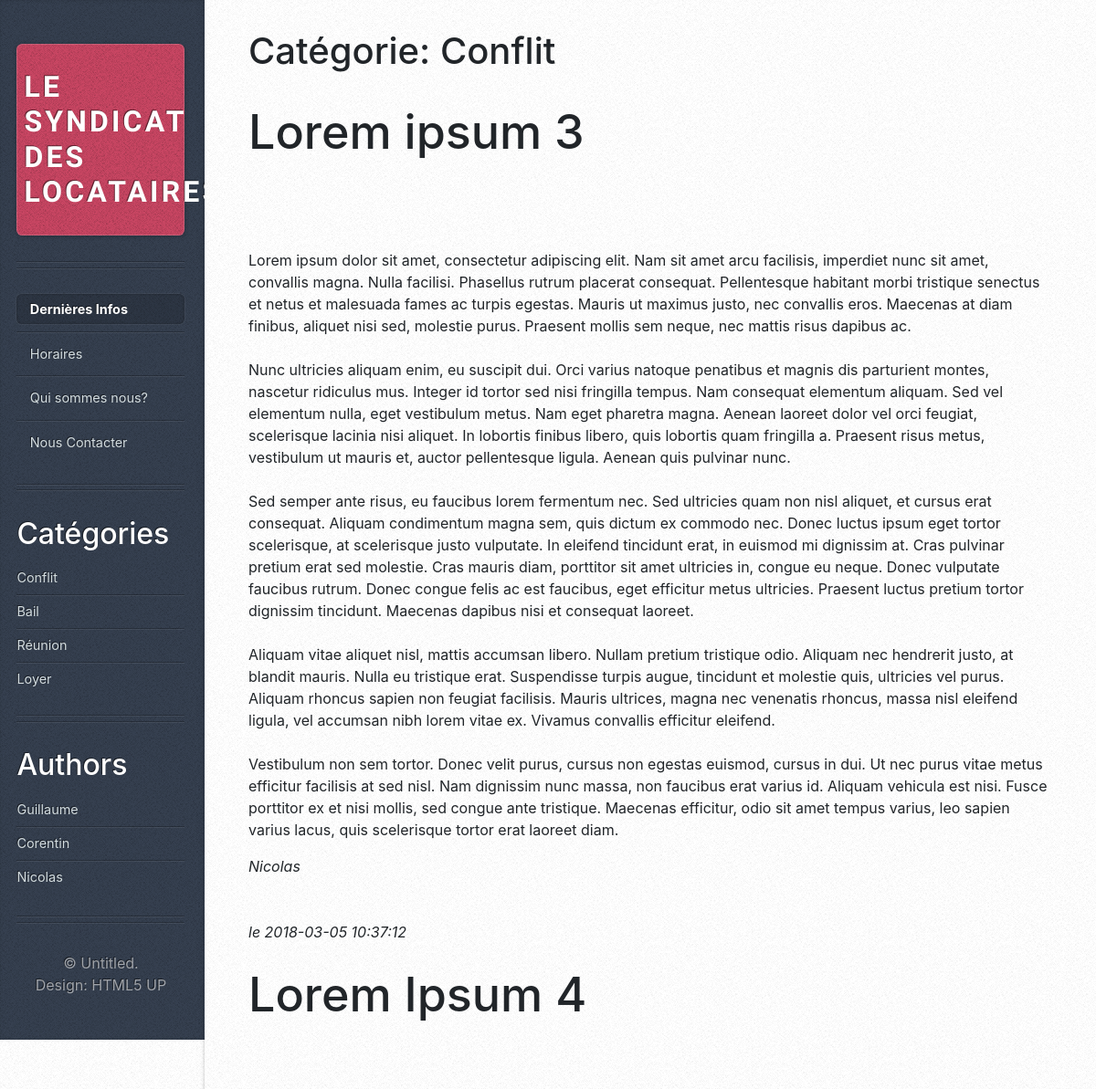
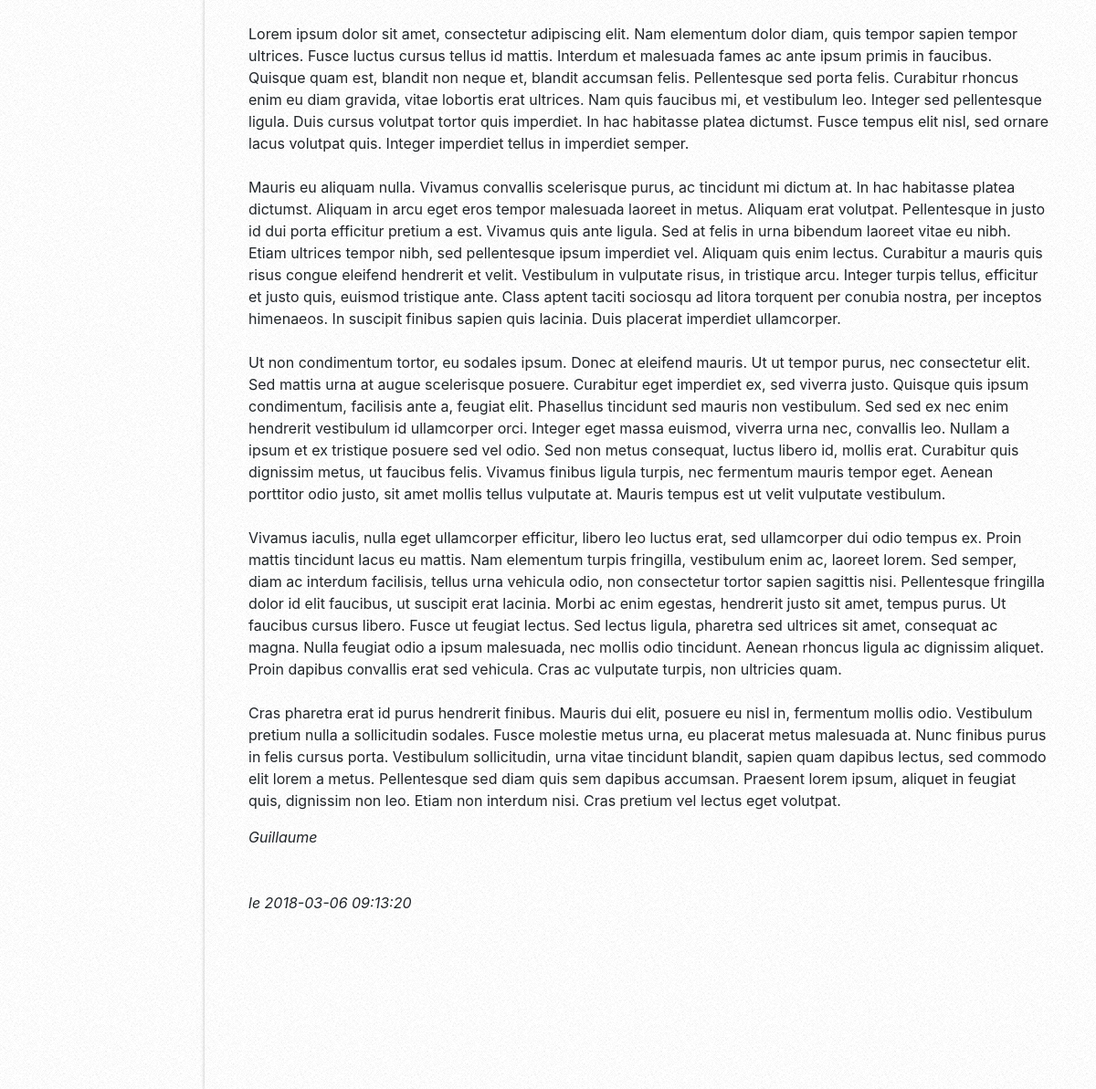
Page /index.php?action=filter&category=1 on the committed database (2 pictures, top to bottom).
### tables this page shows
CREATE TABLE `categories` (
  `id_category` int(11) NOT NULL,
  `name_category` varchar(50) NOT NULL
);

CREATE TABLE `blog` (
  `id_article` int(11) NOT NULL,
  `title` varchar(256) NOT NULL,
  `content` longtext NOT NULL,
  `date_published` timestamp NOT NULL DEFAULT CURRENT_TIMESTAMP ON UPDATE CURRENT_TIMESTAMP,
  `author` varchar(50) NOT NULL
);

### controller/frontend.php (called while the page is built, shortened)
<?php
require_once('model/ArticleManager.php');
require_once('model/ArticleFilterManager.php');
function filterByCategory($category){
    $articleManager = new \Becode\Blog\Model\ArticleManager();
    $articles = $articleManager->getArticlesByCategory($category);
    $articleFilterManager = new \Becode\Blog\Model\ArticleFilterManager();
    $categories = $articleFilterManager->getCategories();
    $articleFilterManager = new \Becode\Blog\Model\ArticleFilterManager();
    $category = $articleFilterManager->getCategory($category);
    $articleFilterManager = new \Becode\Blog\Model\ArticleFilterManager();
    $authors = $articleFilterManager->getAuthors();
    require('view/frontend/filteredByCatArticlesView.php');
}

### model/ArticleFilterManager.php (called while the page is built, shortened)
<?php
class ArticleFilterManager extends Manager{
    public function getCategories(){
        $db = $this->dbConnect();
        $req = $db->query('SELECT id_category, name_category FROM categories');
        return $req;
    }
    public function getCategory($categoryId){
        $db = $this->dbConnect();
        $req = $db->prepare('SELECT name_category FROM categories WHERE id_category = ?');
        $req->execute(array($categoryId));
        $category = $req->fetch();
        return $category;
    }
    public function getAuthors(){
        $db = $this->dbConnect();
        $authors = $db->query('SELECT DISTINCT author FROM blog');
        return $authors;
    }
}

### model/ArticleManager.php (called while the page is built, shortened)
<?php
class ArticleManager extends Manager{
    public function getArticlesByCategory($category){
        $db = $this->dbConnect();
        $filteredArticles = $db->prepare('SELECT blog.* FROM blog INNER JOIN blog_categories ON blog.id_article = blog_categories.id_article WHERE blog_categories.id_category = ?');
        $filteredArticles->execute(array($category));
        return $filteredArticles;
    }
}

### view/frontend/filteredByCatArticlesView.php (the view, shortened to what this page needs)
<div id="content">
    <div class="inner">
        <h1>Catégorie: <?= ucfirst($category['name_category']) ?></h1>
<?php
while ($data = $articles->fetch()){
    ?>
    <article class="box post post-excerpt">
        <header>
            <h2><?= htmlspecialchars($data['title']) ?></h2>
        </header>
        <p>
            <?= nl2br(htmlspecialchars($data['content'])) ?><br />
        </p>
        <p><em><?= htmlspecialchars($data['author']) ?></em></p>
    </article>
    <em>le <?= $data['date_published'] ?></em>
    <?php
}
?>
    </div>
</div>
<?php $content = ob_get_clean(); ?>
<?php require('template.php'); ?>

### index.php
<?php
require('controller/frontend.php');
try{
    if (isset($_GET['action'])) {
        if ($_GET['action'] == 'listArticles') {
            listPosts();
        }
        elseif ($_GET['action'] == 'filter') {
            if (isset($_GET['category'])) {
                filterByCategory($_GET['category']);
            }
            elseif(isset($_GET['author'])){
                filterByAuthor($_GET['author']);
            }
            else {
                throw new Exception('Aucun filtre spécifié!');
            }
        }
    }
    else {
        listArticles();
    }
}
catch(Exception $e){
    echo 'Error: ' . $e->getMessage();
}

### view/frontend/template.php (shortened to what this page needs)
<!DOCTYPE html>
<html lang="fr">
<head>
    <link rel="stylesheet" href="public/css/main.css" />
    <link rel="stylesheet" href="https://maxcdn.bootstrapcdn.com/bootstrap/4.0.0-alpha.6/css/bootstrap.min.css">
    <link rel="stylesheet" href="public/css/style.css">
</head>
    <body>
        <?= $content ?>
        <?php include 'sidebar.php'; ?>
    </body>
</html>

### view/frontend/sidebar.php (shortened to what this page needs)
<div id="sidebar">
    <h1 id="logo"><a href="#">LE SYNDICAT DES LOCATAIRES</a></h1>
    <nav id="nav">
        <ul>
            <li class="current"><a href="#">Dernières Infos</a></li>
            <li><a id="horaire">Horaires</a></li>
            <li><a id="quiSommesNous">Qui sommes nous?</a></li>
            <li><a id="nousContacter">Nous Contacter</a></li>
        </ul>
    </nav>
    <section class="box recent-comments">
        <header>
            <h2>Catégories</h2>
        </header>
        <ul>
        <?php
            while ($data = $categories->fetch()){
                ?>
                    <li><a href="index.php?action=filter&category=<?= $data['id_category'] ?>"><?= ucfirst(htmlspecialchars($data['name_category'])) ?></a></li>
                <?php
            }
        ?>
        </ul>
    </section>
    <section class="box recent-comments">
        <header>
            <h2>Authors</h2>
        </header>
        <ul>
        <?php
            while ($data = $authors->fetch()){
                ?>
                    <li><a href="index.php?action=filter&author=<?= $data['author'] ?>"><?= ucfirst(htmlspecialchars($data['author'])) ?></a></li>
                <?php
            }
        ?>
        </ul>
    </section>
    <ul id="copyright">
        <li>&copy; Untitled.</li><li>Design: <a href="http://html5up.net">HTML5 UP</a></li>
    </ul>
</div>

### public/css/style.css (style rules this page uses)
#horaire, #quiSommesNous, #nousContacter { cursor: pointer; }

### rows in the picture
categories: name_category "Conflit"
blog: title "Lorem ipsum 3", content "Lorem ipsum dolor sit amet, consectetur adipiscing elit. Nam sit amet arcu facilisis, imperdiet nunc sit amet, convallis magna. Nulla facilisi. Phasellus rutrum placerat consequat. Pellentesque habitant morbi tristique senectus et netus et malesuada fames ac turpis egestas. Mauris ut maximus justo, nec convallis eros. Maecenas at diam finibus, aliquet nisi sed, molestie purus. Praesent mollis sem neque, nec mattis risus dapibus ac. Nunc ultricies aliquam enim, eu suscipit dui. Orci varius natoque penatibus et magnis dis parturient montes, nascetur ridiculus mus. Integer id tortor sed nisi fringilla tempus. Nam consequat elementum aliquam. Sed vel elementum nulla, eget vestibulum metus. Nam…", author "Nicolas", date_published "2018-03-05 10:37:12"
blog: title "Lorem Ipsum 4", content "Lorem ipsum dolor sit amet, consectetur adipiscing elit. Nam elementum dolor diam, quis tempor sapien tempor ultrices. Fusce luctus cursus tellus id mattis. Interdum et malesuada fames ac ante ipsum primis in faucibus. Quisque quam est, blandit non neque et, blandit accumsan felis. Pellentesque sed porta felis. Curabitur rhoncus enim eu diam gravida, vitae lobortis erat ultrices. Nam quis faucibus mi, et vestibulum leo. Integer sed pellentesque ligula. Duis cursus volutpat tortor quis imperdiet. In hac habitasse platea dictumst. Fusce tempus elit nisl, sed ornare lacus volutpat quis. Integer imperdiet tellus in imperdiet semper. Mauris eu aliquam nulla. Vivamus convallis scelerisque purus,…", author "Guillaume", date_published "2018-03-06 09:13:20"
categories: name_category "Bail"
categories: name_category "Réunion"
categories: name_category "Loyer"

### other values in the picture
$data['author'] "Guillaume"
$data['author'] "Corentin"
$data['author'] "Nicolas"
